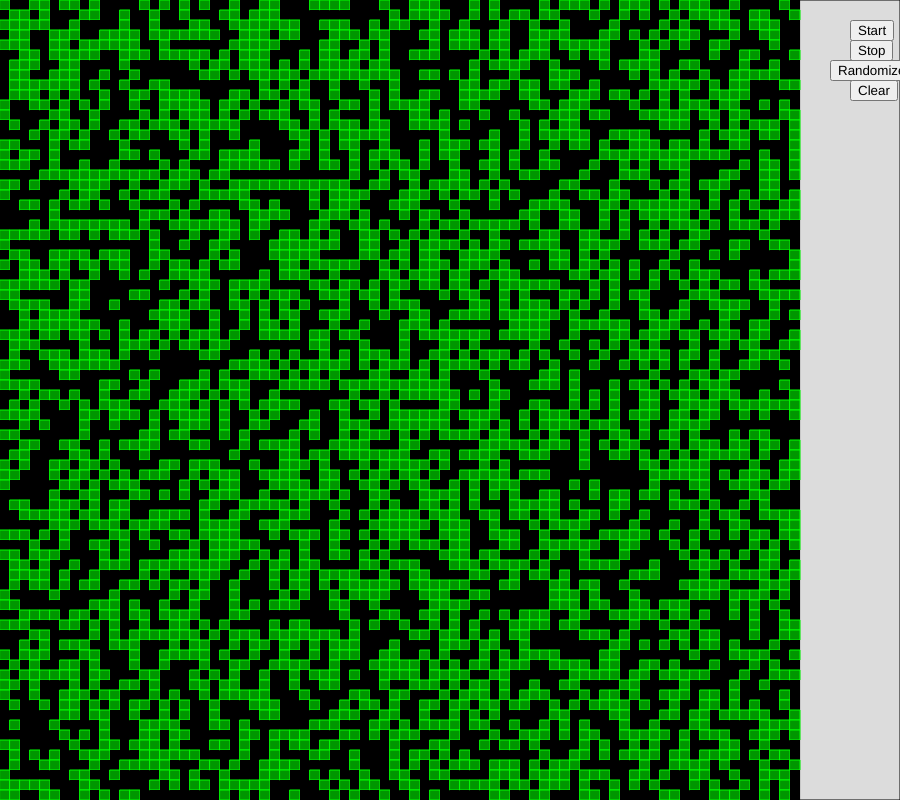
Frame 1 (no input)
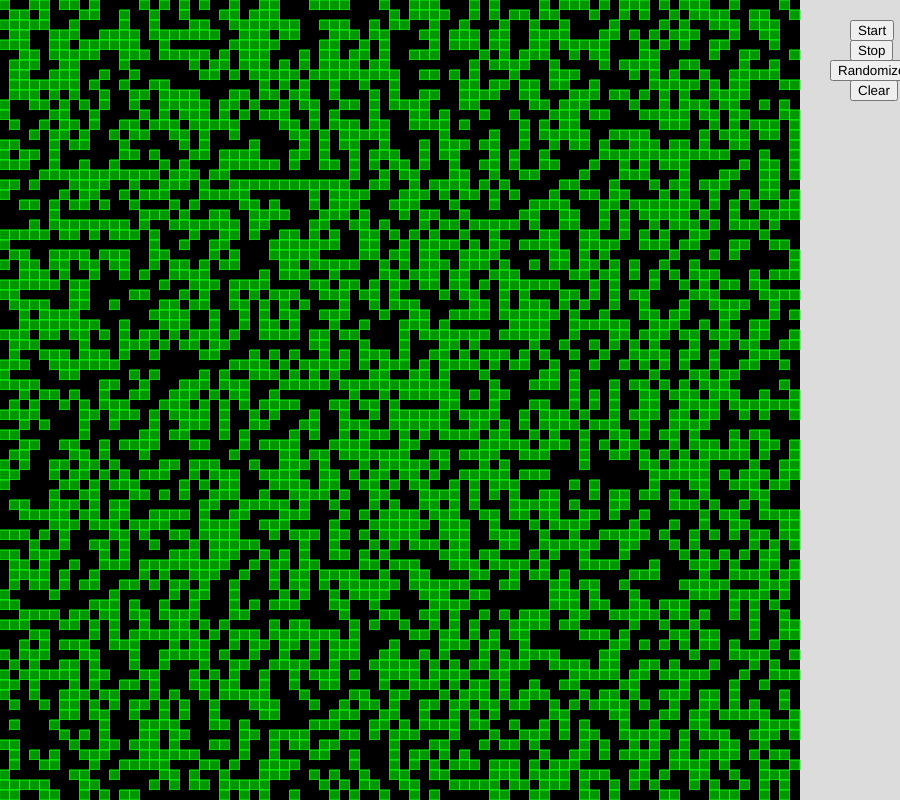
Frame 60 (no input)
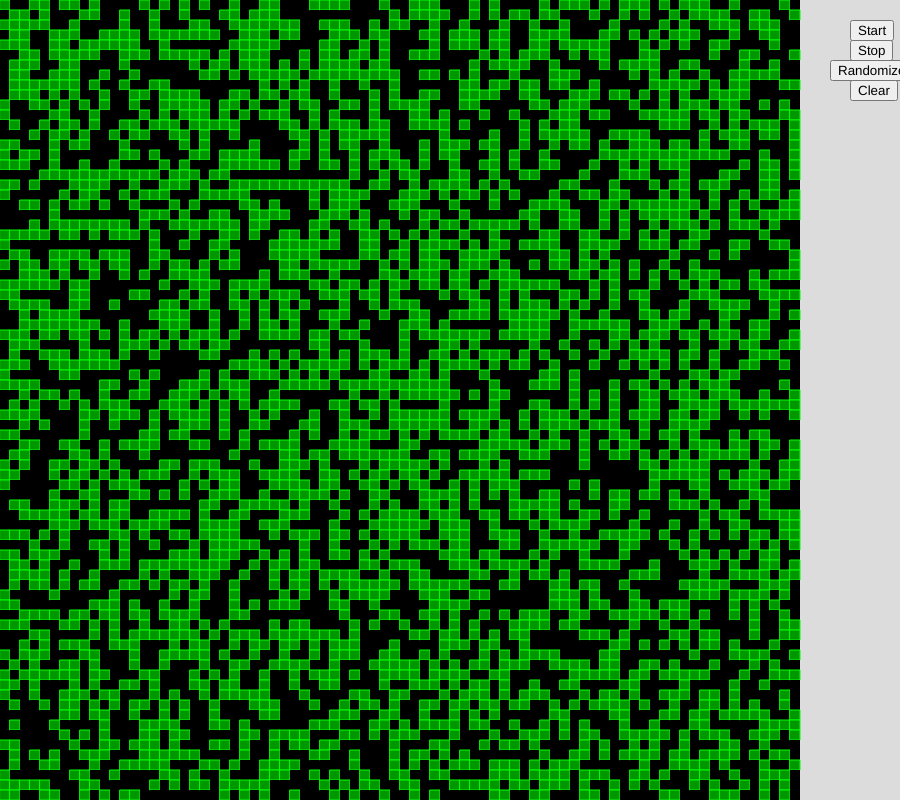
Frame 120 (the mouse pressed at the canvas centre since frame 60)

The p5.js sketch that drew these frames (run headless with seeded random() and noise() and a simulated clock; from frame 60 on, the mouse is pressed at the canvas centre):

// p5.js sketch
// ── sketch.js
let w=800, h=800;
let grid;
let cols, rows;
let res=10;
let start=false, stop=true;

function make_array() {
    let arr = new Array(cols);
    for (let i = 0; i < arr.length; i++) {
        arr[i] = new Array(rows);
    }
    return arr;
}

function array_init() {
    for (let i = 0; i < cols; i++) {
        for (let j = 0; j < rows; j++) {
            grid[i][j] = floor(random(2));
        }
    }
}
function array_clear() {
    for (let i = 0; i < cols; i++) {
        for (let j = 0; j < rows; j++) {
            grid[i][j] = 0;
        }
    }
}

function create_button(name, x, y, func) {
    let button = createButton(name);
    button.position(x, y);
    button.mousePressed(func);
    return button;
}

function compute() {
    let next_gen = make_array();
    for (let i = 0; i < cols; i++) {
        for (let j = 0; j < rows; j++) {
            let neighbours = count_neighbours(grid, i, j);
            let state = grid[i][j];

            if (state == 0 && neighbours == 3) {
                next_gen[i][j] = 1;
            } else if (state == 1 && (neighbours < 2 || neighbours > 3)) {
                next_gen[i][j] = 0;
            } else {
                next_gen[i][j] = state;
            }
        }
    }
    return next_gen;
}

function count_neighbours(grid, x, y) {
    let sum = 0;
    for (let i = -1; i < 2; i++) {
        for (let j = -1; j < 2; j++) {
            let col = (x + i + cols) % cols;
            let row = (y + j + rows) % rows;
            sum += grid[col][row];
        }
    }
    return sum - grid[x][y];
}

function setup() {
    createCanvas(w+100, h);
    cols = w / res;
    rows = h / res;
    grid = make_array();
    const start_button = create_button("Start", w+50, 20, () => {start = true; stop=false;});
    const stop_button = create_button("Stop", w+50, 40, () => {stop = true; start=false;});
    const randomize_button = create_button("Randomize", w+30, 60, () => {array_init();});
    const clear_button = create_button("Clear", w+50, 80, () => {array_clear();});
    array_init();
}

function draw() {
    background(0);
    fill(220);
    rect(w, 0, 100, h);
    for (let i = 0; i < cols; i++) {
        for (let j = 0; j < rows; j++) {
            x = i * res;
            y = j * res;
            if (grid[i][j] == 1) {
                stroke(0, 255, 0);
                fill(0, 150, 0);
            } else {
                fill(0);
                noStroke();
            }
            rect(x, y, res, res);
        }
    }
    if(start) grid = compute();
}

function mousePressed() {
    if(stop) {
        const a = floor(mouseX/res), b = floor(mouseY/res);
        grid[a][b] = grid[a][b] == 0 ? 1 : 0;
    }
}
